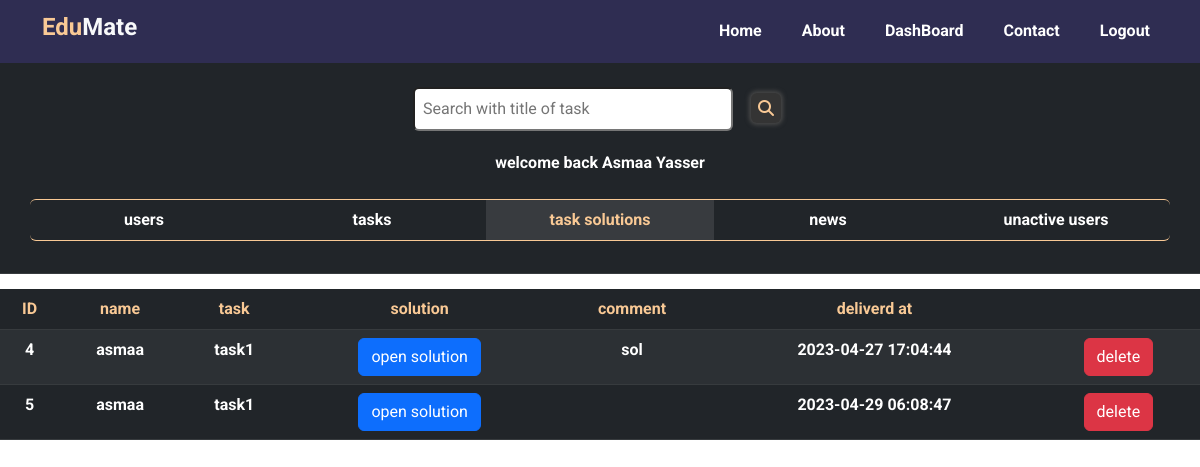
Page /heads/solutions.php (signed in) on the committed database.
### tables this page shows
CREATE TABLE `heads` (
  `id` int(11) NOT NULL,
  `name` varchar(255) NOT NULL,
  `photo` varchar(255) NOT NULL,
  `phoneNum` int(11) NOT NULL,
  `email` varchar(255) NOT NULL,
  `password` varchar(255) NOT NULL,
  `committe_id` int(11) NOT NULL,
  `apply` tinyint(4) NOT NULL DEFAULT 0
);

CREATE TABLE `deliverables` (
  `id` int(11) NOT NULL,
  `link` varchar(255) NOT NULL,
  `comment` varchar(255) DEFAULT NULL,
  `user_id` int(11) NOT NULL,
  `task_id` int(11) NOT NULL,
  `deliverd_at` timestamp NOT NULL DEFAULT current_timestamp() ON UPDATE current_timestamp()
);

CREATE TABLE `users` (
  `user_id` int(11) NOT NULL,
  `name` varchar(255) NOT NULL,
  `email` varchar(255) NOT NULL,
  `password` varchar(255) NOT NULL,
  `photo` varchar(255) NOT NULL,
  `phone` int(11) NOT NULL,
  `committe_id` int(11) NOT NULL,
  `apply` tinyint(4) NOT NULL DEFAULT 0
);

CREATE TABLE `tasks` (
  `id` int(11) NOT NULL,
  `title` varchar(255) NOT NULL,
  `description` varchar(255) DEFAULT NULL,
  `path` varchar(255) NOT NULL,
  `head_id` int(11) NOT NULL,
  `created` timestamp NOT NULL DEFAULT current_timestamp() ON UPDATE current_timestamp()
);

### heads/solutions.php (the view, shortened to what this page needs)
<?php
if (isset($_SESSION['id'])) {
    require '../connect.php';
    $use = $con->prepare('select apply from heads where id = ? ');
    $use->execute(array($_SESSION['id']));
    $coun = $use->fetch();
    if($coun[0]){
    ?>
<!DOCTYPE html>
<html lang="en">
<head>
    <link rel="stylesheet" href="../css/normalize.css">
    <link rel="stylesheet" href="../css/bootstrap.min.css">
    <link rel="stylesheet" href="../css/all.min.css">
    <link rel="stylesheet" href="../css/Style.css">
    <link rel="stylesheet" href="https://cdn.jsdelivr.net/npm/swiper@9/swiper-bundle.min.css" />
</head>
<body>
<?php
require 'header.php';
?>
    <section class="Dashboard fw-bold text-center">
        <div class="users_info pt-4 bg-dark">
            <div class="search">
                <form action=" " method="get">
                    <input class="input_search me-2" type="search" placeholder="Search with title of task" name="search" aria-label="Search">
                    <button type="submit" class="search_icon"  style="background-color:transparent;border:0"><i class="fa-solid fa-magnifying-glass"></i></button>
                </form>
                <?php
                    $usek = $con->prepare('select name from heads where id = ? ');
                    $usek->execute(array($_SESSION['id']));
                    $counk = $usek->fetch();
                ?>
                <div style=' color:white'>welcome back <?= $counk[0]?></div>
            </div>
            <table class="table table-dark table-striped">
                <thead>
                    <tr>
                        <th>
                            <div class="container">
                                <div class="row methods mt-3 mb-4 rounded">
                                    <a class="col nav-link p-2" href="./DashBoard.php" >users</a>
                                    <a class="col nav-link p-2" href="./task.php" >tasks</a>
                                    <a class="col nav-link p-2 active" href="./solutions.php" >task solutions</a>
                                    <a class="col nav-link p-2" href="./new.php" >news</a>
                                    <a class="col nav-link p-2" href="./unactive.php" >unactive users</a>
                                </div>
                            </div>
                        </th>
                    </tr>
                </thead>
            </table>
        </div>
        <table class="table table-dark table-striped mt-1">
            <thead>
                <tr class="Header_elements">
                    <th scope="col">ID</th>
                    <th scope="col">name</th>
                    <th scope="col">task</th>
                    <th scope="col">solution</th>
                    <th scope="col">comment</th>
                    <th scope="col">deliverd at</th>
                    <th scope="col"></th>
                </tr>
            </thead>
            <tbody>
            <?php
                $selectx = $con->prepare(' select * from tasks where head_id  = ? ');
                $selectx->execute(array($_SESSION['id']));
                $admins = $selectx->fetchAll();
                foreach($admins as $ad){
            ?>
                <?php
                $select = $con->prepare(' select * from deliverables where task_id = ? ');
                $select->execute(array($ad['id']));
                $committes = $select->fetchAll();
                foreach($committes as $committe){
            ?>
                <tr>
                <th scope="row"><?=$committe['id']?></th>
                <?php
                $selectm = $con->prepare(' select name from users where user_id  = ? ');
                $selectm->execute(array($committe['user_id']));
                $adm = $selectm->fetch();
            ?>
            <td><?= $adm['name']?></td>
                <td><?=$ad['title']?></td>
                <td><?php
                    if($committe['link']){
                        echo '<a href="../members/uploads/'.$committe['link'].'" target="_blank"><button class="btn btn-primary" >open solution</button></a><br>';
                    }
                    ?></td>
                <td><?=$committe['comment']?></td>
                <td><?=$committe['deliverd_at']?></td>
                    <td><button class="btn btn-danger"  onclick="deletecommitte(<?=$committe['id']?>)">delete</button>
                    </td>
                </tr>
                <?php } } ?>
            </tbody>
        </table>
    </section>
</body>
</html>
<?php
    }
} else {
    header('Location: ../404.php');
    exit();
}
?>

### css/Style.css (style rules this page uses)
:root { --dark-color: #2F2D52; --green-color: #B2F4DB; --yellow-color: #F9C995; --section-color: #eff7fa; --heading-color: #2D2F50; }
* { box-sizing: border-box; }
body { font-family: 'Roboto', sans-serif; min-height: 100vh; }
.Dashboard .search .input_search { width: 20rem; margin-bottom: 20px; padding: 0.5rem; outline: none; border-radius: 6px; }
.Dashboard .search .search_icon i { background-color: #343434; width: 30px; height: 30px; display: flex; justify-content: center; align-items: center; color: var(--yellow-color); border-radius: 6px; box-shadow: 0 0 4px 2px #494949; }
.Dashboard .methods { border: 1px solid var(--yellow-color); border-left: none; border-right: none; border-color: var(--yellow-color); }
.Dashboard .methods .nav-link { color: white; border: none; background-color: transparent; transition: 0.3s; }
.Dashboard .methods .nav-link.active { color: var(--yellow-color); background-color: rgba(255, 255, 255, 0.1); }
.Dashboard .Header_elements th { color: var(--yellow-color); }

### rows in the picture
heads: name "Asmaa Yasser"
deliverables: id "4", user.name "asmaa", task.title "task1", comment "sol", deliverd_at "2023-04-27 17:04:44"
deliverables: id "5", user.name "asmaa", task.title "task1", deliverd_at "2023-04-29 06:08:47"
